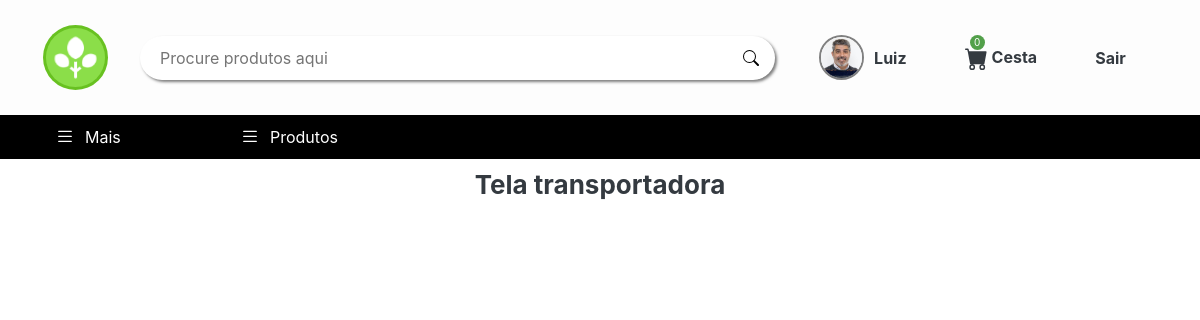
The app's page /Inicio/transportadora.php (signed in) with its own data.
### tables this page shows
CREATE TABLE Usuario (
  Usuario_id INT PRIMARY KEY AUTO_INCREMENT,
  Nome VARCHAR(150) NOT NULL,
  Email VARCHAR(100) NOT NULL,
  Senha VARCHAR(30) NOT NULL,
  CPF VARCHAR(14) UNIQUE NOT NULL,
  CNPJ VARCHAR(14),
  Telefone INT NOT NULL,
  CEP INT NOT NULL,
  Complemento VARCHAR(150),
  Num INT NOT NULL,
  imgPath varchar(100) DEFAULT 'arquivos/usuarios/userPadrao.jpg'
);

### Inicio/transportadora.php (the view, shortened to what this page needs)
<!DOCTYPE html>
<html lang="pt-br">
<head>
  <link rel="stylesheet" href="./assets/css/style.css">
</head>
<body>
  <header class="container-fluid">
    <section class="container">
      <article class="row d-flex align-items-center">
        <a href="index.php?inicio" class="col-md-1 d-flex justify-content-center">
          <img src="./arquivos/logotipos/logoIcone.svg" class="img-fluid" alt="Logo da empresa" style="margin-right: 5px">
        </a>
        <form action="#" class="col-md-7 d-flex align-items-center" role="search">
          <input type="text" name="pesquisa" id="pesquisa" placeholder="Procure produtos aqui">
          <button class="d-flex align-items-center" type="submit">
          </button>
        </form>
        <ul class="col-md-4 nav d-flex align-items-center justify-content-around">
          <li class="nav-item">
            <a href="index.php?avatar">
              <?php
              include_once('conexao.php');
              if (isset($_SESSION['id'])) {
                try {
                  $pdo = new PDO("mysql:host=localhost;dbname=projeto", "root", "");
                  $pdo->setAttribute(PDO::ATTR_ERRMODE, PDO::ERRMODE_EXCEPTION);
                  $stmt = $pdo->prepare("SELECT * FROM Usuario WHERE Usuario_id = :id");
                  $stmt->bindParam(':id', $_SESSION['id'], PDO::PARAM_INT);
                  $stmt->execute();
                  if ($stmt->rowCount() > 0) {
                    $usuario = $stmt->fetch(PDO::FETCH_ASSOC);
                    $nome = $usuario['Nome'];
                    $img = $usuario['imgPath'];
                    $user = strstr($nome, ' ', true);
                  } else {
                    $erro = "Usuário não encontrado.";
                  }
                } catch (PDOException $e) {
                  $erro = "Erro no banco de dados: " . $e->getMessage();
                }
              } else {
                $erro = "Sessão não está definida. Por favor, faça login.";
              }
              ?>
              <div class="avatar-index">
                <img style="margin-right: 10px" src="<?php echo $img; ?>" alt="Imagem de Perfil">
                <?php echo $user; ?>
              </div>
            </a>
          </li>
          <li class="nav-item">
            <span class="notificacao d-flex align-items-center justify-content-center">
              <?php
              if (isset($_COOKIE['carrinho'])) {
                $carrinho = unserialize($_COOKIE['carrinho']);
                $quantidadeItens = 0;
                foreach ($carrinho as $item) {
                  if ($item['valor1'] == $_SESSION["id"]) {
                    $quantidadeItens++;
                  }
                }
                echo $quantidadeItens;
              } else {
                echo 0;
              }
              ?>
            </span>
            <a href="index.php?carrinho">
              Cesta
            </a>
          </li>
          <li class="nav-item">
            <a href="logout.php">
              Sair
            </a>
          </li>
        </ul>
      </article>
    </section>
  </header>
  <nav class="container-fluid nav-produtos">
    <section class="container">
      <ul class="nav">
        <li class="col-xl-2 col-lg-3 col-md-12 nav-item d-flex align-items-center">
          Mais
        </li>
        <li class="col-xl-2 col-lg-3 col-md-12 nav-item d-flex align-items-center">
          Produtos
        </li>
      </ul>
    </section>
  </nav>
  <main class="container-pedidos">
    <section>
      <h1 class="text-center">Tela transportadora</h1>
    </section>
  </main>
</body>
</html>

### records on screen
usuario: imgPath (picture), Nome "Luiz"
